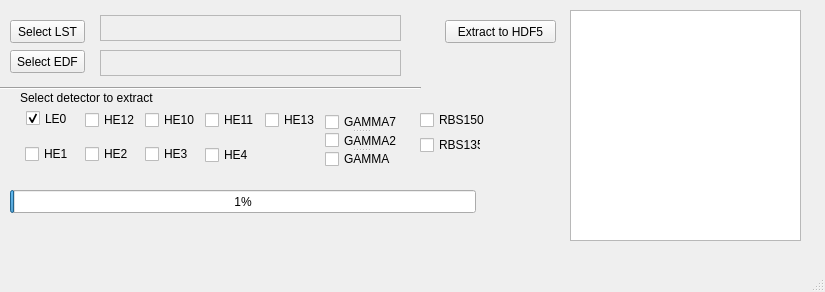
<?xml version="1.0" encoding="UTF-8"?>
<ui version="4.0">
 <class>MainWindow</class>
 <widget class="QMainWindow" name="MainWindow">
  <property name="geometry">
   <rect>
    <x>0</x>
    <y>0</y>
    <width>825</width>
    <height>292</height>
   </rect>
  </property>
  <property name="windowTitle">
   <string>Extract data LST to HDF5</string>
  </property>
  <widget class="QWidget" name="centralwidget">
   <widget class="QPushButton" name="Run1">
    <property name="geometry">
     <rect>
      <x>190</x>
      <y>370</y>
      <width>75</width>
      <height>23</height>
     </rect>
    </property>
    <property name="text">
     <string>Copy</string>
    </property>
   </widget>
   <widget class="QTextEdit" name="textEdit_LST">
    <property name="enabled">
     <bool>false</bool>
    </property>
    <property name="geometry">
     <rect>
      <x>100</x>
      <y>15</y>
      <width>301</width>
      <height>26</height>
     </rect>
    </property>
    <property name="font">
     <font>
      <pointsize>10</pointsize>
     </font>
    </property>
    <property name="autoFillBackground">
     <bool>false</bool>
    </property>
   </widget>
   <widget class="QPlainTextEdit" name="plainTextEdit">
    <property name="geometry">
     <rect>
      <x>30</x>
      <y>350</y>
      <width>141</width>
      <height>41</height>
     </rect>
    </property>
   </widget>
   <widget class="QLabel" name="label">
    <property name="geometry">
     <rect>
      <x>50</x>
      <y>320</y>
      <width>101</width>
      <height>20</height>
     </rect>
    </property>
    <property name="text">
     <string>Taper ici un texte :</string>
    </property>
   </widget>
   <widget class="QComboBox" name="comboBox">
    <property name="geometry">
     <rect>
      <x>310</x>
      <y>320</y>
      <width>91</width>
      <height>22</height>
     </rect>
    </property>
   </widget>
   <widget class="QTextEdit" name="textEdit_paramater_lst">
    <property name="geometry">
     <rect>
      <x>570</x>
      <y>10</y>
      <width>231</width>
      <height>231</height>
     </rect>
    </property>
   </widget>
   <widget class="QLabel" name="label_2">
    <property name="geometry">
     <rect>
      <x>20</x>
      <y>90</y>
      <width>161</width>
      <height>16</height>
     </rect>
    </property>
    <property name="text">
     <string>Select detector to extract</string>
    </property>
   </widget>
   <widget class="QPushButton" name="SelectFile">
    <property name="geometry">
     <rect>
      <x>10</x>
      <y>20</y>
      <width>75</width>
      <height>23</height>
     </rect>
    </property>
    <property name="text">
     <string>Select LST</string>
    </property>
   </widget>
   <widget class="QLineEdit" name="lineEdit">
    <property name="geometry">
     <rect>
      <x>280</x>
      <y>370</y>
      <width>181</width>
      <height>21</height>
     </rect>
    </property>
   </widget>
   <widget class="QCheckBox" name="CheckBoxLE0">
    <property name="geometry">
     <rect>
      <x>26</x>
      <y>110</y>
      <width>51</width>
      <height>17</height>
     </rect>
    </property>
    <property name="text">
     <string>LE0</string>
    </property>
    <property name="checked">
     <bool>true</bool>
    </property>
   </widget>
   <widget class="QCheckBox" name="CheckBoxHE1">
    <property name="enabled">
     <bool>true</bool>
    </property>
    <property name="geometry">
     <rect>
      <x>25</x>
      <y>144</y>
      <width>49</width>
      <height>20</height>
     </rect>
    </property>
    <property name="text">
     <string>HE1</string>
    </property>
   </widget>
   <widget class="QCheckBox" name="CheckBoxHE2">
    <property name="geometry">
     <rect>
      <x>85</x>
      <y>144</y>
      <width>49</width>
      <height>20</height>
     </rect>
    </property>
    <property name="text">
     <string>HE2</string>
    </property>
   </widget>
   <widget class="QCheckBox" name="CheckBoxHE10">
    <property name="geometry">
     <rect>
      <x>145</x>
      <y>110</y>
      <width>56</width>
      <height>20</height>
     </rect>
    </property>
    <property name="text">
     <string>HE10</string>
    </property>
   </widget>
   <widget class="QPushButton" name="pushButton_run">
    <property name="geometry">
     <rect>
      <x>445</x>
      <y>20</y>
      <width>111</width>
      <height>23</height>
     </rect>
    </property>
    <property name="text">
     <string>Extract to HDF5</string>
    </property>
   </widget>
   <widget class="QProgressBar" name="progressBar">
    <property name="geometry">
     <rect>
      <x>10</x>
      <y>190</y>
      <width>466</width>
      <height>23</height>
     </rect>
    </property>
    <property name="value">
     <number>1</number>
    </property>
   </widget>
   <widget class="Line" name="line">
    <property name="geometry">
     <rect>
      <x>0</x>
      <y>80</y>
      <width>421</width>
      <height>16</height>
     </rect>
    </property>
    <property name="orientation">
     <enum>Qt::Horizontal</enum>
    </property>
   </widget>
   <widget class="QCheckBox" name="CheckBoxHE3">
    <property name="geometry">
     <rect>
      <x>145</x>
      <y>144</y>
      <width>49</width>
      <height>20</height>
     </rect>
    </property>
    <property name="text">
     <string>HE3</string>
    </property>
   </widget>
   <widget class="QCheckBox" name="CheckBoxHE4">
    <property name="geometry">
     <rect>
      <x>205</x>
      <y>145</y>
      <width>49</width>
      <height>20</height>
     </rect>
    </property>
    <property name="text">
     <string>HE4</string>
    </property>
   </widget>
   <widget class="QCheckBox" name="CheckBoxHE12">
    <property name="geometry">
     <rect>
      <x>85</x>
      <y>110</y>
      <width>56</width>
      <height>20</height>
     </rect>
    </property>
    <property name="text">
     <string>HE12</string>
    </property>
   </widget>
   <widget class="QCheckBox" name="CheckBoxHE13">
    <property name="geometry">
     <rect>
      <x>265</x>
      <y>110</y>
      <width>56</width>
      <height>20</height>
     </rect>
    </property>
    <property name="text">
     <string>HE13</string>
    </property>
   </widget>
   <widget class="QCheckBox" name="CheckBoxHE11">
    <property name="geometry">
     <rect>
      <x>205</x>
      <y>110</y>
      <width>56</width>
      <height>20</height>
     </rect>
    </property>
    <property name="text">
     <string>HE11</string>
    </property>
   </widget>
   <widget class="QCheckBox" name="CheckBoxRBS135">
    <property name="geometry">
     <rect>
      <x>420</x>
      <y>135</y>
      <width>61</width>
      <height>20</height>
     </rect>
    </property>
    <property name="text">
     <string>RBS135</string>
    </property>
   </widget>
   <widget class="QPushButton" name="SelectFile_EDF">
    <property name="geometry">
     <rect>
      <x>10</x>
      <y>50</y>
      <width>75</width>
      <height>23</height>
     </rect>
    </property>
    <property name="text">
     <string>Select EDF</string>
    </property>
   </widget>
   <widget class="QTextEdit" name="textEdit_EDF">
    <property name="enabled">
     <bool>false</bool>
    </property>
    <property name="geometry">
     <rect>
      <x>100</x>
      <y>50</y>
      <width>301</width>
      <height>26</height>
     </rect>
    </property>
    <property name="font">
     <font>
      <pointsize>10</pointsize>
     </font>
    </property>
    <property name="autoFillBackground">
     <bool>false</bool>
    </property>
   </widget>
   <widget class="QCheckBox" name="CheckBoxRBS150">
    <property name="geometry">
     <rect>
      <x>420</x>
      <y>110</y>
      <width>66</width>
      <height>20</height>
     </rect>
    </property>
    <property name="text">
     <string>RBS150</string>
    </property>
   </widget>
   <widget class="QSplitter" name="splitter">
    <property name="geometry">
     <rect>
      <x>325</x>
      <y>115</y>
      <width>72</width>
      <height>51</height>
     </rect>
    </property>
    <property name="orientation">
     <enum>Qt::Vertical</enum>
    </property>
    <widget class="QCheckBox" name="CheckBoxGAMMA70">
     <property name="text">
      <string>GAMMA70</string>
     </property>
    </widget>
    <widget class="QCheckBox" name="CheckBoxGAMMA20">
     <property name="text">
      <string>GAMMA20</string>
     </property>
    </widget>
    <widget class="QCheckBox" name="CheckBoxGAMMA">
     <property name="text">
      <string>GAMMA</string>
     </property>
    </widget>
   </widget>
  </widget>
  <widget class="QMenuBar" name="menubar">
   <property name="geometry">
    <rect>
     <x>0</x>
     <y>0</y>
     <width>825</width>
     <height>21</height>
    </rect>
   </property>
  </widget>
  <widget class="QStatusBar" name="statusbar"/>
  <action name="actionSelect_LST">
   <property name="text">
    <string>Select LST</string>
   </property>
  </action>
  <action name="actionRun">
   <property name="text">
    <string>Run</string>
   </property>
  </action>
 </widget>
 <resources/>
 <connections/>
 <slots>
  <signal>Clicked()</signal>
  <slot>push1()</slot>
 </slots>
</ui>
